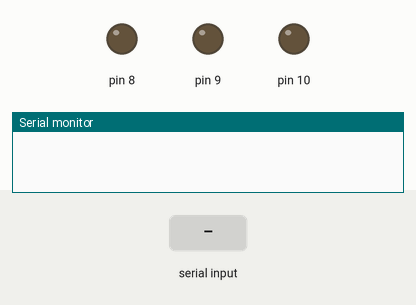
The sketch below on a simulated Arduino Uno, built with avr-gcc and run on an emulated ATmega328P. On the bench: output pins drawn as LEDs (lit = HIGH), the last lines printed to the serial monitor. The test bench sets the inputs (shaded band).

Above: at 1.2 s.
1.3 s: "1" received over Serial
At 1.9 s:
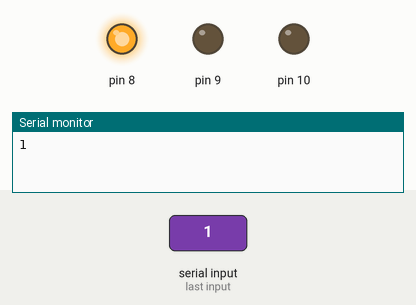
2.9 s: "3" received over Serial
At 4.2 s:
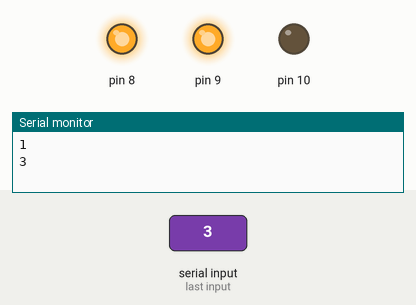
4.5 s: "5" received over Serial
At 5.5 s:
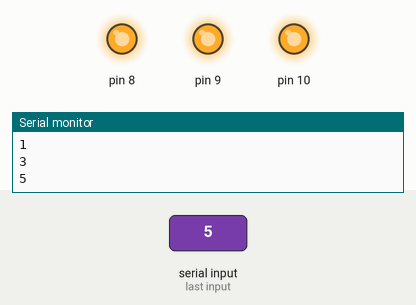
6.0 s: "0" received over Serial
At 6.6 s:
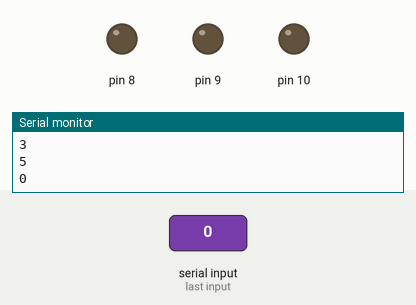
7.5 s: "3" received over Serial
At 7.8 s:
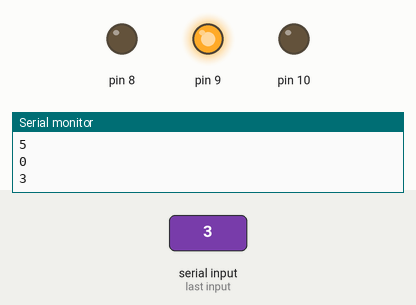
9.0 s: "9" received over Serial
At 10.2 s:
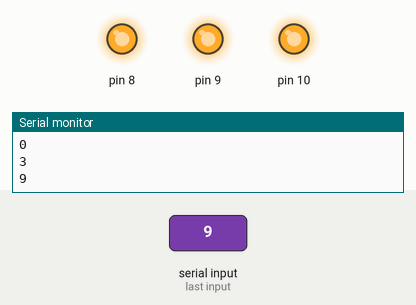
Timing chart, 0 to 11.5 s (numbered marks = the images above; inputs shaded):
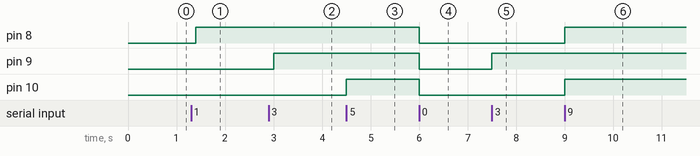

The sketch:

BT_Control.ino
```cpp
void setup() {
  Serial.begin(9600);
  pinMode(8,OUTPUT);
  pinMode(9,OUTPUT);
  pinMode(10,OUTPUT);
}

void loop() {
  if(Serial.available()>0){
    char data=Serial.read();
    switch(data){
      case '1': digitalWrite(8,HIGH); break;
      // case '2': digitalWrite(8,LOW);  break;
      case '3': digitalWrite(9,HIGH);  break;
      // case '4': digitalWrite(9,LOW);  break;
      case '5': digitalWrite(10,HIGH);  break;
      // case '6': digitalWrite(10,LOW);  break;
      case '9': {
        digitalWrite(8,HIGH);
        digitalWrite(9,HIGH);
        digitalWrite(10,HIGH);
        break;
      }
      case '0': {
        digitalWrite(8,LOW);
        digitalWrite(9,LOW);
        digitalWrite(10,LOW);
        break;
      }
      default:  break;
    }
    Serial.println(data);
  }
  delay(100);
}
```

Measured:
- after the input at 1.3 s, pin 8: LOW → HIGH after 0.10 s
- after the input at 2.9 s, pin 9: LOW → HIGH after 0.10 s
- after the input at 4.5 s, pin 10: LOW → HIGH at once
- after the input at 6.0 s, pin 8–10: HIGH → LOW at once
- after the input at 7.5 s, pin 9: LOW → HIGH at once
- after the input at 9.0 s, pin 8, pin 10: LOW → HIGH at once
